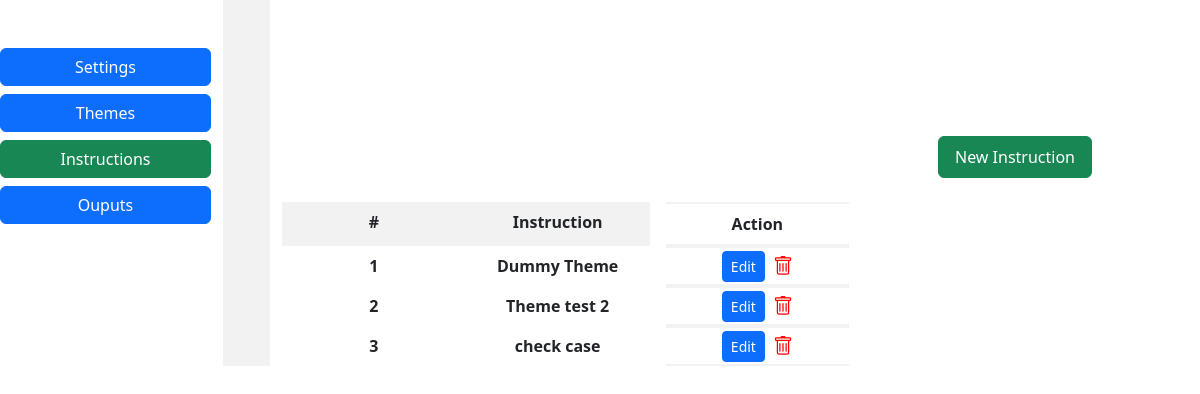
The app's page /instructionstheme (signed in) with its own data.
### promptapp/models.py (models this page shows, shortened)
class InstructionsTheme(models.Model):
    name = models.CharField(max_length=50)

### promptapp/views.py (the view)
# urls.py: path('instructionstheme', views.instructions_theme, name='instructions_theme'),
@login_required(login_url="myauth:loginPage")
def instructions_theme(request):
    memory = request.session.get('memory', [])
    if not isinstance(memory, list):
                memory = []
    instructions_theme = InstructionsTheme.objects.all()
    instructions_data = [
        {
            'set_id': instruction_theme.id,
            'set_name': instruction_theme.name,
            'instructions': list(instruction_theme.instructionsThemeRow.values('id', 'name','text'))
        }
        for instruction_theme in instructions_theme
    ]
    instructions_json = json.dumps(instructions_data)
    memory_json = json.dumps(memory)
    print("instructions_theme: ", instructions_json)
    print("memory_json: ", memory_json)
    context = {
        'memory_array': memory_json,
        'instructions_theme': instructions_theme,
        'instructions_data': instructions_json
    }
    return render(request, 'promptapp/instructionstheme.html', context)

### promptapp/templates/promptapp/instructionstheme.html (shortened to what this page needs)
<!DOCTYPE html>
{% load static %}
<html lang="en">
<head>
    <link rel="stylesheet" href="https://cdn.jsdelivr.net/npm/bootstrap@5.3.3/dist/css/bootstrap.min.css">
    <link rel="stylesheet" href="{% static 'css/style.css' %}">
</head>
<body>
    <div class="row">
        <div class="col-3 row  ">
            <div class="col-10 sidebar pt-5">
              <button type="button" onclick="redirectTosetting()" class="col-12 btn btn-primary">Settings</button>
                <button type="button" onclick="redirectToInstructions()" class="col-12 mt-2 btn btn-primary ">Themes</button>
                <button type="button"  class="col-12 mt-2 btn btn-success ">Instructions</button>
                <button type="button" class=" col-12 btn btn-primary mt-2" onclick="redirectToOutputs()">Ouputs</button>
            </div>
            <div class="col-2 gap-colour"></div>
        </div>
        <div class="col-9 main-content pt-4 pe-4">
            <br><br>
            <div class="d-flex flex-row-reverse p-3 mt-5  mb-2 me-2">
                <button id="add_new_instruction" name="add_new_instruction" type="button" class="btn text-white btn-success p-2 me-5 px-3" >New Instruction</button>
            </div>
            <div class="d-flex grid  col-10">
                <div class="col-3 gap-colour p-2 ">
                    <label class="d-flex justify-content-center bold_text" for="floatingInputValue">#</label>
                </div>
                <div class="col-3 gap-colour p-2 me-3">
                    <label class=" d-flex justify-content-center bold_text" for="floatingInputValue">Instruction</label>
                </div>
                <div class="col-3 " id="presence_penalty_div" name="presence_penalty_div">
                    <label class="p-2 d-flex justify-content-center bold_text custom_border " for="floatingInputValue">Action</label>
                </div>
            </div>
            {% for instruction in instructions_theme %}
            <div class="d-flex grid col-10">
                <div class="col-3  p-2">
                    <span class="d-flex justify-content-center align-items-center bold_text">{{ forloop.counter }}</span>
                </div>
                <div class="col-3  p-2 me-3">
                    <span id="instruction_name_{{ forloop.counter0 }}" class="d-flex justify-content-center align-items-center bold_text">{{ instruction.name }}</span>
                </div>
                <div class="col-3 d-flex justify-content-center align-items-center  custom_border">
                  <button id="edit_{{ instruction.id }}" class="btn btn-sm btn-primary me-2 cursor-pointer">Edit</button>
                  <svg id="delete_{{ instruction.id }}"  xmlns="http://www.w3.org/2000/svg" width="20" height="20" fill="red" class="bi bi-trash cursor-pointer" viewBox="0 0 16 16">
                        <path d="M5.5 5.5A.5.5 0 0 1 6 6v6a.5.5 0 0 1-1 0V6a.5.5 0 0 1 .5-.5m2.5 0a.5.5 0 0 1 .5.5v6a.5.5 0 0 1-1 0V6a.5.5 0 0 1 .5-.5m3 .5a.5.5 0 0 0-1 0v6a.5.5 0 0 0 1 0z"/>
                        <path d="M14.5 3a1 1 0 0 1-1 1H13v9a2 2 0 0 1-2 2H5a2 2 0 0 1-2-2V4h-.5a1 1 0 0 1-1-1V2a1 1 0 0 1 1-1H6a1 1 0 0 1 1-1h2a1 1 0 0 1 1 1h3.5a1 1 0 0 1 1 1zM4.118 4 4 4.059V13a1 1 0 0 0 1 1h6a1 1 0 0 0 1-1V4.059L11.882 4zM2.5 3h11V2h-11z"/>
                      </svg>
                </div>
            </div>
            {% endfor %}
        </div>
    </div>
</body>
</html>

### static/css/style.css (style rules this page uses)
body { background-color: #FFFFFF; }
.sidebar { background-color: #FFFFFF; }
.main-content { background-color: #FFFFFF; }
.gap-colour { background-color:#F2F2F2; }
.cursor-pointer { cursor: pointer; }
.bold_text { font-weight: bold; }
.custom_border { border-left: none; border-right: none; border-top: 2px solid #F2F2F2; border-bottom: 2px solid #F2F2F2; }

### records on screen
InstructionsTheme: name "Dummy Theme"
InstructionsTheme: name "Theme test 2"
InstructionsTheme: name "check case"
